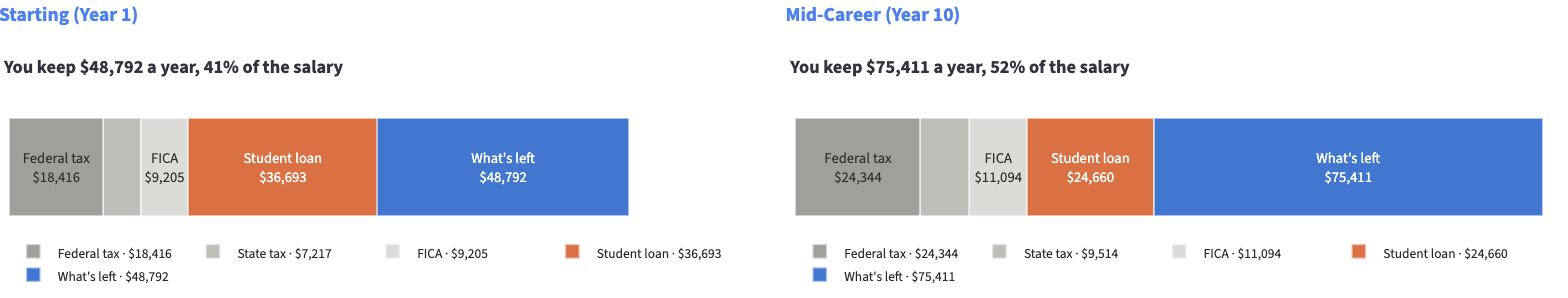
#> input picture brand/sources/calculator-salaryflow-shot.png, 1568 x 298 px
$ python build_calculator_og.py
#> lines starting #> are read from the running program, lines starting #| are printed output that depends on the picture
### brand/build_guide_graphics.py
#!/usr/bin/env python3
"""The two in-article graphics for the parent walkthrough guide.

    python3 brand/build_guide_graphics.py

WHAT THESE ARE. Two body illustrations for
content/posts/for-parents-run-the-numbers.md: one for "Why the letters do not
compare" (what a sticker price leaves out) and one for "What you are holding at
the end" (the four outputs). The article was drafted on a Situation/Task/Action/
Result spine and those two sections are where a picture earned its place; the
spine itself is no longer named in the headings, so do not go looking for it.

WHY THEY CARRY NO FIGURES. Every other graphic in this folder computes its
numbers from the app or the committed datasets, and says so loudly, because its
whole claim is that the numbers are right. These two make a STRUCTURAL point
instead: that a cost of attendance omits the four things that decide the
answer, and that the tool returns four specific outputs. Neither argument needs
a dollar amount, and putting illustrative ones on a diagram would invent
figures a reader could mistake for findings. The consequence worth having is
that these cannot go stale: no rate, cap, wage or dataset vintage appears on
them, so a data refresh never silently makes them wrong. Contrast the deck
screenshots in presentation/assets, which show grey action buttons and
pre-2026-08-12 copy and are already out of date.

WHY THEY ARE NOT SCREENSHOTS. A screenshot of a real verdict would be more
persuasive in the Result section, and it would need recapturing on every copy
or layout change. The guide is meant to outlive that.

The palette, the fonts and the logo mark all come from build_feature_graphic,
so these sit beside the feature grid and the borrowing poster without
introducing a second brand. Nothing here imports app.py.

OUTPUT. Writes into brand/, then the caller copies into static/ so the guide
renderer can reach them at /app/static/<name> (see brand/README.md; static/ is
COPIES of brand/ output).

ONE MATPLOTLIB TRAP AVOIDED BY CONSTRUCTION. Paired dollar signs in a string
are mathtext, which is why build_borrowing_graphic carries an esc() helper.
No string in this file contains a dollar sign, so the trap cannot fire. Keep it
that way, or borrow that helper.
"""
import shutil
import sys
from pathlib import Path

import matplotlib
matplotlib.use("Agg")
import matplotlib.pyplot as plt
import numpy as np
from matplotlib.patches import FancyBboxPatch

sys.path.insert(0, str(Path(__file__).parent))
from build_feature_graphic import (          # noqa: E402  -- path set above
    BLUE, BOOK, BOLD, BRAND, HEAVY, INK, MUTED, ORANGE, ROOT, RULE, SURFACE,
    TILE, draw_mark, fit_line, text_width, wrap)

OUT = Path(__file__).parent
STATIC = ROOT / "static"
DPI = 200


# --- shared furniture ------------------------------------------------------
def canvas(w_px, h_px):
    """A blank landscape figure in pixel coordinates, so every position below
    reads as pixels rather than as a fraction of something."""
    fig = plt.figure(figsize=(w_px / DPI, h_px / DPI), dpi=DPI)
    ax = fig.add_axes([0, 0, 1, 1])
    ax.set_xlim(0, w_px)
    ax.set_ylim(0, h_px)
    ax.axis("off")
    ax.add_patch(plt.Rectangle((0, 0), w_px, h_px, color=SURFACE, zorder=0))
    return fig, ax


def text(ax, x, y, s, px, font, color=INK, ha="left", va="baseline", **kw):
    ax.text(x, y, s, fontproperties=font, fontsize=px * 72.0 / DPI,
            color=color, ha=ha, va=va, zorder=6, **kw)


# [4 lines left out: function tile, not called in this run]


def wordmark(fig, ax, x, y, size=30, ink=INK, muted=MUTED):
    """Mark plus the domain, so a forwarded screenshot still says where it
    came from.

    The ".com" is positioned from the MEASURED width of "worthmydegree", not
    from a multiple of the mark size. The first version guessed at size * 4.30
    and the two words overlapped: a glyph advance is not a fixed ratio of an
    unrelated dimension, and the error is invisible until something renders.

    `ink`/`muted` exist for the social card, which sets the two words on a navy
    bar. The defaults are the light-background pair, so every existing caller
    is unchanged.
    """
    draw_mark(ax, x, y, size)
    px = size * 0.62
    left = x + size * 1.35
    base = y + size * 0.30
    text(ax, left, base, "worthmydegree", px, HEAVY, ink)
    text(ax, left + text_width(fig, "worthmydegree", px, HEAVY, DPI), base,
         ".com", px, BOOK, muted)


def footer(ax, w, line):
    ax.plot([70, w - 70], [110, 110], color=RULE, lw=1.4, zorder=3)
    text(ax, 70, 66, line, 21, BOOK, MUTED)


# [17 lines left out: function tile_text, not called in this run]


# --- 1. What the sticker price leaves out ----------------------------------
OMISSIONS = [
    # Each body is short enough to set on ONE measured line at 20px inside a
    # 470px tile. Two of these originally wrapped, and the second line sat
    # 15px off the tile floor.
    ("The aid you actually receive",
     "Only a net price calculator knows it"),
    ("Interest over the whole term",
     "The balance is not the cost of the balance"),
    ("The salary at the end",
     "It decides whether the debt is affordable"),
    ("Where they will live and work",
     "The same pay is a different life by city"),
]


# [41 lines left out: function build_situation, not called in this run]


# --- 2. What a parent is holding at the end --------------------------------
OUTPUTS = [
    ("The monthly payment",
     "After tax, in the city where they will actually work"),
    ("The break-even ceiling",
     "The loan amount at which the degree stops paying for itself"),
    ("The year it pulls ahead",
     "For a path that trains before it earns, often well past year ten"),
    ("The alternative, beside it",
     "Two full scenarios, the same arithmetic run twice"),
]


# [30 lines left out: function build_result, not called in this run]


# --- 2c. The counselor guide's closing graphic ------------------------------
# The three students from "The three conversations it makes shorter", each
# ending somewhere good. It closes the article on outcomes rather than on
# caveats, which is what the section above it earns.
#
# NO FIGURES, for the reason the other two carry none: a salary or a cap on a
# diagram goes stale on the next data refresh and nothing would flag it. There
# is a second reason here. A "happy outcomes" panel with dollar amounts on it
# would be a claim about what this tool DELIVERS, and the tool does not deliver
# a salary -- it delivers an answer. Each line below is therefore about the
# decision being made with the number in hand, never about the number being
# large. The article spends 1,400 words refusing to flatter anyone; the picture
# at the end must not undo that.
OUTCOMES = [
    ("The one who had already decided",
     "Priced it before signing, not after. Same school, eyes open.", ORANGE),
    ("The one who ruled it out on price",
     "Found a school that teaches their field inside the budget.", BLUE),
    ("The one not going to a four-year school",
     "Saw a no-degree path measured on exactly the same arithmetic.", ORANGE),
]


# [35 lines left out: function build_outcomes, not called in this run]


# --- 3. The title-section hero banner --------------------------------------
DEEP = "#12335c"          # the landing page's --deep; darker than palette ink


# [84 lines left out: functions _curve_motif, compose_hero, not called in this run]


def build_hero(name="guide-hero-1600x460.png", w=1600, h=460):
    """The credential-free fallback, kept so `build()` needs no network."""
    return compose_hero(name, w, h, background=None)


# --- 4. The per-article social card ----------------------------------------
OG_W, OG_H = 1200, 630
OG_BAR = 96              # the solid footer the wordmark sits on
# NO TINT OVER THE PHOTO. It was 0.30 navy, and unlike the hero's scrim that
# alpha was doing no work: nothing is set over the photograph here, because the
# wordmark sits on the solid bar below it. So the tint was pure colour cast --
# it made every card blue, and a link preview is the one place the picture has
# to do all the persuading on its own. The bar keeps the card branded.
OG_TINT = 0.0


# [57 lines left out: functions compose_og_card, build, not called in this run]


# [2 lines that do not run on import are left out]

### brand/build_feature_graphic.py
#!/usr/bin/env python3
"""Feature graphic for worthmydegree.com, at every size it gets posted at.

    python3 brand/build_feature_graphic.py

WHY MATPLOTLIB AND NOT SVG. The logo set next door is SVG because a logo is
master artwork that gets scaled forever. This is the opposite: it is consumed
as a raster at four fixed sizes by platforms that will not take an SVG at all.
No SVG rasteriser is installed on this machine, so an SVG here would be a file
nobody could post and nobody could open to check -- and a graphic that has not
been looked at is not finished.

EVERY NUMBER ON IT IS READ FROM THE DATASETS, not typed. A marketing asset that
drifts from the product is the same failure as a chart twin that drifts from
its original, except it is the one artifact that leaves the building. If the
Scorecard file is rebuilt with a different school count, this graphic is one
command behind rather than quietly wrong.

THE ICONS ARE DRAWN, NOT EMOJI. Emoji render in whatever the platform feels
like -- a different glyph per OS, and matplotlib has no colour-emoji font at
all, so they would come out as tofu. Each tile gets a small diagram in its own
accent instead, which also lets the icon say something: the ROI tile carries
the actual break-even curve.
"""
import json
from pathlib import Path

import matplotlib
matplotlib.use("Agg")
import matplotlib.pyplot as plt
import pandas as pd
from matplotlib.font_manager import FontProperties
from matplotlib.patches import FancyBboxPatch, Circle

ROOT = Path(__file__).resolve().parent.parent
OUT = Path(__file__).parent
BRAND = json.loads((OUT / "palette.json").read_text())
#> (reads brand/palette.json from the repository)

INK = "#14161a"
MUTED = "#6b7280"
RULE = "#e4e7eb"
SURFACE = "#ffffff"
TILE = "#f7f8fa"
BLUE = BRAND["light"]["gain"]
ORANGE = BRAND["light"]["cost"]

BOLD = FontProperties(family="Avenir Next", weight="demibold")
HEAVY = FontProperties(family="Avenir Next", weight="bold")
BOOK = FontProperties(family="Avenir Next", weight="regular")


# [38 lines left out: functions facts, features, not called in this run]


# --- the logo mark, from the same solved geometry as the SVG ---------------
def draw_mark(ax, x, y, size):
    """The break-even tick. Coordinates come from palette.json, which
    build_logo.py writes -- so moving the logo moves this, and the graphic
    cannot ship last month's mark."""
    g = BRAND["geometry"]
    s = size / 64.0

    def P(px, py):
        # The SVG grid runs y-down; axes run y-up.
        return x + px * s, y + (64 - py) * s

    zero = g["zero_y"]
    ax.plot(*zip(P(4, zero), P(60, zero)), color="#b0b5bd",
            lw=size * 0.040, solid_capstyle="round", zorder=3)
    ax.plot(*zip(P(*g["start"]), P(*g["trough"]), P(g["crossing_x"], zero)),
            color=ORANGE, lw=size * 0.135, solid_capstyle="round",
            solid_joinstyle="round", zorder=4)
    ax.plot(*zip(P(g["crossing_x"], zero), P(*g["end"])),
            color=BLUE, lw=size * 0.135, solid_capstyle="round", zorder=4)
    cx, cy = P(g["crossing_x"], zero)
    ax.add_patch(Circle((cx, cy), size * 0.088, facecolor=BLUE,
                        edgecolor=SURFACE, lw=size * 0.038, zorder=5))


# --- tile icons -----------------------------------------------------------
# [60 lines left out: function draw_icon, not called in this run]


# --- text that fits, because it was measured ------------------------------
def px_to_pt(px, dpi):
    return px * 72.0 / dpi


def text_width(fig, s, px, font, dpi):
    """Rendered width of one line, in pixels."""
    t = fig.text(0, 0, s, fontproperties=font, fontsize=px_to_pt(px, dpi))
    w = t.get_window_extent(fig.canvas.get_renderer()).width
    t.remove()
    return w


# [27 lines left out: functions wrap, fit_line, not called in this run]


# --- layout ---------------------------------------------------------------
LAYOUTS = {
    "og-1200x630":     (1200, 630, 3, 2),
    "square-1080":     (1080, 1080, 2, 3),
    "story-1080x1920": (1080, 1920, 2, 3),
    "slide-1920x1080": (1920, 1080, 3, 2),
}


# [155 lines left out: functions build_one, build, not called in this run]


# [2 lines that do not run on import are left out]

### brand/build_calculator_og.py
#!/usr/bin/env python3
"""The landing page's link-preview card, built from a screenshot of the tool.

    python3 brand/build_calculator_og.py

WHY A SCREENSHOT AND NOT A COMPOSED CARD. The other og cards in this repo are
typeset from constants (build_guide_graphics.py) or cropped from a generated
hero (compose_og_card). Both describe the site in words. This one exists
because a person deciding whether to click a link about student loans is asking
"is this a real tool or another blog", and the only honest answer is the tool
itself with real numbers in it. Every figure in the shot is the live model
running the committed datasets, so it cannot promise a screen the visitor will
not get.

THE SUBJECT IS ONE STACKED BAR, AND THAT WAS MEASURED. Three candidates were
rendered and compared at 280px, which is roughly what Reddit shows in-feed: the
take-home metric columns became a grey wall of unreadable text, the compare-mode
pair of bars shrank into mush, and a SINGLE bar stayed legible -- the orange
loan block against the blue remainder still reads as a quantity at that size,
where digits do not. Bigger is not the choice here; fewer things is.

THE LEGEND STAYS even though every visible segment is already labelled inside
the bar. State tax is too thin to carry its own label, and per the chart's own
design note the legend is the only identity such a segment has. Cropping the
legend for tidiness would silently delete a tax from the picture.

THE SOURCE IS COMMITTED, because it cannot be regenerated by a script: it comes
from a browser against a running app. brand/sources/calculator-salaryflow-shot.png
was captured on 2026-08-15 from `streamlit run app.py --theme.base light`, at
`?test=1`, on the default single scenario -- UC Berkeley, in-state, Computer
Science, San Francisco, Annual -- cropped to the salary-flow bars at viewport
region (320, 505)-(1400, 710). Re-shoot it the same way if the layout moves,
and keep ?test=1 on: a bare local run writes to the production research tables.

NO HEADLINE IS DRAWN, for the reason compose_og_card gives: every platform
renders og:title beside the image, so baking words in prints them twice, and
text near an edge is the first thing a platform's own crop removes. The
wordmark on its bar is the exception, because a preview with no mark on it is
not attributable once it has been reposted.

FIT, NOT FILL. compose_og_card centre-crops a photograph to the card's aspect,
which is right for a photograph and wrong here: cropping a screenshot cuts
digits off a dollar amount. This scales to fit and pads with the page's own
background, so the numbers are always whole.
"""
import sys
from pathlib import Path

import numpy as np
from PIL import Image

sys.path.insert(0, str(Path(__file__).parent))
from build_guide_graphics import (                                # noqa: E402
    DEEP, DPI, OG_BAR, OG_H, OG_W, OUT, STATIC, SURFACE, canvas, wordmark)
import matplotlib.pyplot as plt                                   # noqa: E402

SOURCE = Path(__file__).parent / "sources" / "calculator-salaryflow-shot.png"
NAME = "feature-og-calculator-1200x630.png"
PAD = 28          # breathing room so the shot does not touch the card edge
# The Starting (Year 1) bar only. The shot holds both career stages side by
# side and the blank gutter between them was located rather than guessed: the
# columns from x=721 to x=786 carry no ink at all. Cropping at the gutter takes
# the left stage whole and cannot clip a segment. Trimmed here rather than in
# the committed source, so the original capture stays intact and the choice
# stays something this file records.
CROP = (0, 0, 721, 298)


def build() -> Path:
    if not SOURCE.exists():
        sys.exit(f"missing {SOURCE.relative_to(Path(__file__).parent.parent)} -- "
                 "see this file's docstring for how it was captured")
    shot = Image.open(SOURCE).convert("RGB").crop(CROP)
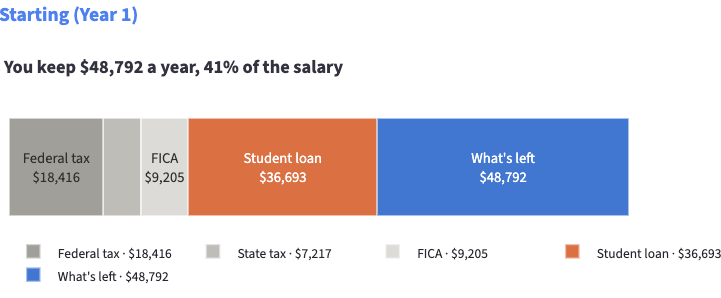
#> shot: PIL image 721x298 RGB; mean R, G, B 220.5, 217.8, 224.2

    panel_w, panel_h = OG_W - 2 * PAD, OG_H - OG_BAR - 2 * PAD
    scale = min(panel_w / shot.width, panel_h / shot.height)
#> scale = 1.59
    shot = shot.resize((max(1, int(shot.width * scale)),
                        max(1, int(shot.height * scale))), Image.LANCZOS)
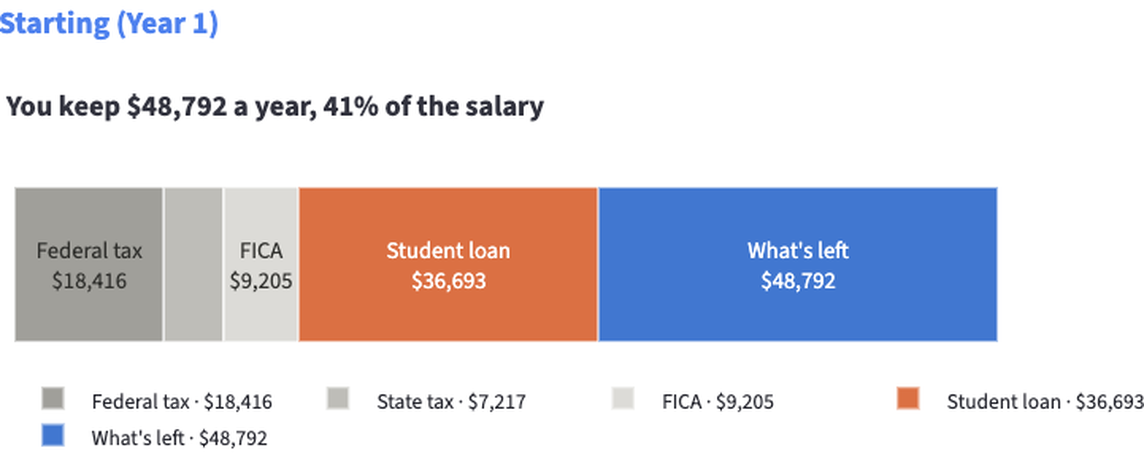
#> shot: PIL image 1144x472 RGB; mean R, G, B 220.4, 217.7, 224.1

    fig, ax = canvas(OG_W, OG_H)
    # The card's ground is the app's own surface, so the padding reads as the
    # page continuing rather than as a border someone drew.
    ax.add_patch(plt.Rectangle((0, OG_BAR), OG_W, OG_H - OG_BAR,
                               color=SURFACE, zorder=1, linewidth=0))
    left = (OG_W - shot.width) / 2
#> left = 28
    bottom = OG_BAR + PAD + (panel_h - shot.height) / 2
#> bottom = 127
    ax.imshow(np.asarray(shot), zorder=2, aspect="auto",
              extent=(left, left + shot.width, bottom, bottom + shot.height))
    ax.add_patch(plt.Rectangle((0, 0), OG_W, OG_BAR, color=DEEP, zorder=3,
                               linewidth=0))
    wordmark(fig, ax, 46, OG_BAR * 0.30, size=34, ink="#ffffff", muted="#b9c6d8")

    path = OUT / NAME
    fig.savefig(path, dpi=DPI, facecolor=SURFACE)
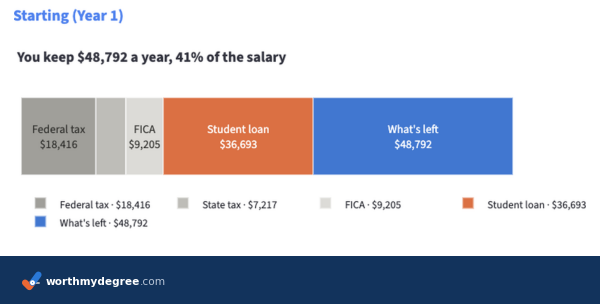
#> figure drawn by matplotlib, 1 panel
    plt.close(fig)

    STATIC.mkdir(exist_ok=True)
    dst = STATIC / NAME
#> (the run stopped early here; a loop or call above may not have finished)
